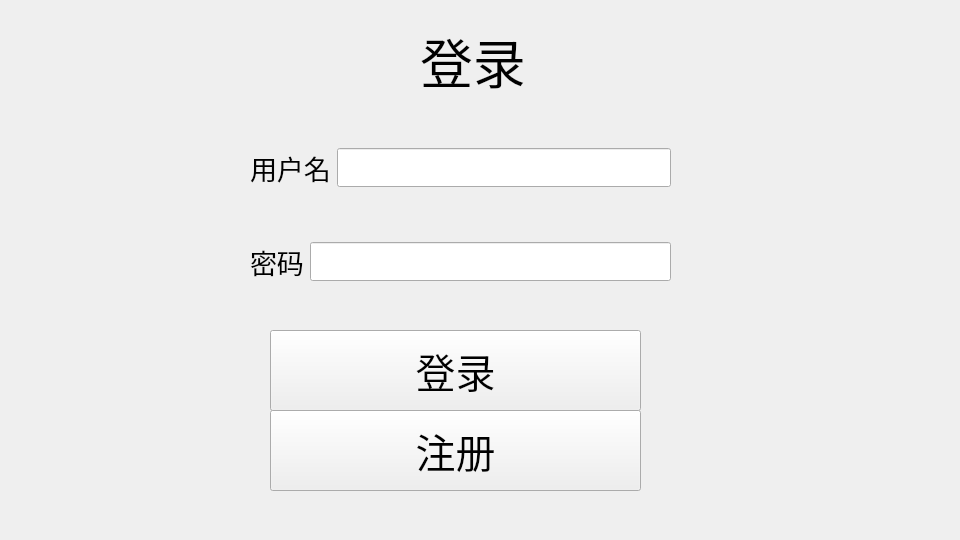
<?xml version="1.0" encoding="UTF-8"?>
<ui version="4.0">
 <class>Login</class>
 <widget class="QWidget" name="Login">
  <property name="geometry">
   <rect>
    <x>0</x>
    <y>0</y>
    <width>960</width>
    <height>540</height>
   </rect>
  </property>
  <property name="windowTitle">
   <string>Form</string>
  </property>
  <widget class="QLabel" name="label">
   <property name="geometry">
    <rect>
     <x>420</x>
     <y>30</y>
     <width>121</width>
     <height>61</height>
    </rect>
   </property>
   <property name="font">
    <font>
     <pointsize>40</pointsize>
    </font>
   </property>
   <property name="text">
    <string>登录</string>
   </property>
  </widget>
  <widget class="QWidget" name="verticalLayoutWidget">
   <property name="geometry">
    <rect>
     <x>250</x>
     <y>100</y>
     <width>421</width>
     <height>231</height>
    </rect>
   </property>
   <layout class="QVBoxLayout" name="verticalLayout">
    <property name="spacing">
     <number>-1</number>
    </property>
    <property name="sizeConstraint">
     <enum>QLayout::SetDefaultConstraint</enum>
    </property>
    <property name="leftMargin">
     <number>0</number>
    </property>
    <property name="bottomMargin">
     <number>0</number>
    </property>
    <item>
     <layout class="QHBoxLayout" name="horizontalLayout">
      <item>
       <widget class="QLabel" name="label_2">
        <property name="font">
         <font>
          <pointsize>20</pointsize>
         </font>
        </property>
        <property name="text">
         <string>用户名</string>
        </property>
       </widget>
      </item>
      <item>
       <widget class="QLineEdit" name="lineEdit">
        <property name="font">
         <font>
          <pointsize>20</pointsize>
         </font>
        </property>
       </widget>
      </item>
     </layout>
    </item>
    <item>
     <layout class="QHBoxLayout" name="horizontalLayout_2">
      <item>
       <widget class="QLabel" name="label_3">
        <property name="font">
         <font>
          <pointsize>20</pointsize>
         </font>
        </property>
        <property name="text">
         <string>密码</string>
        </property>
       </widget>
      </item>
      <item>
       <widget class="QLineEdit" name="lineEdit_2">
        <property name="font">
         <font>
          <pointsize>20</pointsize>
         </font>
        </property>
       </widget>
      </item>
     </layout>
    </item>
   </layout>
  </widget>
  <widget class="QPushButton" name="pushButton">
   <property name="geometry">
    <rect>
     <x>270</x>
     <y>330</y>
     <width>371</width>
     <height>81</height>
    </rect>
   </property>
   <property name="font">
    <font>
     <pointsize>30</pointsize>
    </font>
   </property>
   <property name="text">
    <string>登录</string>
   </property>
  </widget>
  <widget class="QPushButton" name="pushButton_2">
   <property name="geometry">
    <rect>
     <x>270</x>
     <y>410</y>
     <width>371</width>
     <height>81</height>
    </rect>
   </property>
   <property name="font">
    <font>
     <pointsize>30</pointsize>
    </font>
   </property>
   <property name="text">
    <string>注册</string>
   </property>
  </widget>
 </widget>
 <resources/>
 <connections/>
</ui>
